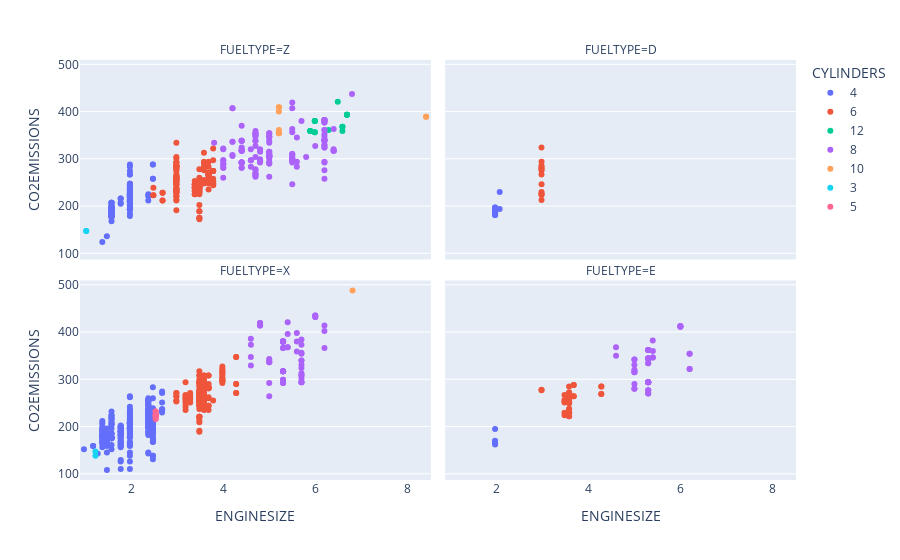

Notebook source saved alongside this figure:
### Code cell
fig = px.strip(
    df,
    x='ENGINESIZE',
    y="CO2EMISSIONS",
    color="CYLINDERS",
    facet_col="FUELTYPE",
    facet_col_wrap=2,
    facet_row_spacing=0.05,
)
fig.show()

### Figure 1 — Plotly figure (JSON) as saved in the notebook; plotly's stock layout.template omitted (floating-point values rounded to 4 significant figures; data arrays with more than 128 entries replaced by an {"elided": "..."} marker saying what was removed)
{"data": [{"alignmentgroup": "True", "boxpoints": "all", "fillcolor": "rgba(255,255,255,0)", "hoveron": "points", "hovertemplate": "CYLINDERS=4<br>FUELTYPE=Z<br>ENGINESIZE=%{x}<br>CO2EMISSIONS=%{y}<extra></extra>", "legendgroup": "4", "line": {"color": "rgba(255,255,255,0)"}, "marker": {"color": "#636efa"}, "name": "4", "offsetgroup": "4", "orientation": "v", "pointpos": 0, "showlegend": true, "type": "box", "x": [2, 2.4, 1.5, 2.4, 2.4, 2, 2, 2, 2, 2, 2, 2, 2, 2, 2, 2, 2, 2, 2, 2, 2, 2, 2, 2, 2, 2, 2, 2, 2, 2, 2, 2, 2, 2, 2, 2, 2, 2, 2, 2, 2, 2, 2, 2, 2, 2, 2, 2, 2, 2, 2, 2, 2, 2, 2, 1.8, 1.8, 2, 2, 1.8, 1.8, 1.6, 1.6, 1.6, 1.6, 1.6, 1.6, 1.6, 1.6, 1.6, 1.6, 1.6, 1.6, 1.6, 1.6, 1.6, 1.6, 1.6, 1.6, 1.6, 1.6, 1.6, 1.6, 1.6, 1.6, 1.6, 1.6, 1.6, 1.6, 1.6, 1.6, 1.6, 1.6, 1.6, 1.6, 1.6, 1.6, 2, 2, 2, 1.6, 1.6, 1.6, 2, 2, 2, 2, 2, 2.5, 2.5, 2.5, 2.5, 2, 2, 2, 2, 2, 2, 2, 2, 2, 1.4, 2, 2, 2], "x0": " ", "xaxis": "x3", "y": [196, 221, 136, 212, 225, 202, 230, 214, 230, 230, 214, 235, 242, 239, 212, 209, 209, 237, 237, 193, 200, 202, 193, 200, 209, 209, 209, 193, 200, 209, 202, 209, 209, 230, 209, 200, 228, 225, 246, 228, 225, 221, 235, 232, 232, 248, 228, 242, 274, 225, 225, 235, 221, 228, 184, 216, 216, 179, 212, 205, 207, 179, 179, 179, 179, 200, 179, 175, 168, 200, 179, 179, 179, 191, 184, 191, 184, 207, 196, 191, 184, 207, 196, 191, 184, 191, 184, 191, 184, 207, 196, 191, 184, 207, 196, 191, 184, 288, 283, 267, 186, 198, 200, 193, 218, 196, 221, 218, 258, 288, 258, 288, 209, 216, 214, 216, 223, 225, 221, 207, 212, 124, 246, 267, 246], "y0": " ", "yaxis": "y3"}, {"alignmentgroup": "True", "boxpoints": "all", "fillcolor": "rgba(255,255,255,0)", "hoveron": "points", "hovertemplate": "CYLINDERS=4<br>FUELTYPE=D<br>ENGINESIZE=%{x}<br>CO2EMISSIONS=%{y}<extra></extra>", "legendgroup": "4", "line": {"color": "rgba(255,255,255,0)"}, "marker": {"color": "#636efa"}, "name": "4", "offsetgroup": "4", "orientation": "v", "pointpos": 0, "showlegend": false, "type": "box", "x": [2, 2, 2, 2.1, 2.1, 2, 2, 2, 2, 2, 2, 2, 2], "x0": " ", "xaxis": "x4", "y": [181, 181, 192, 194, 230, 197, 197, 194, 186, 186, 186, 192, 184], "y0": " ", "yaxis": "y4"}, {"alignmentgroup": "True", "boxpoints": "all", "fillcolor": "rgba(255,255,255,0)", "hoveron": "points", "hovertemplate": "CYLINDERS=4<br>FUELTYPE=X<br>ENGINESIZE=%{x}<br>CO2EMISSIONS=%{y}<extra></extra>", "legendgroup": "4", "line": {"color": "rgba(255,255,255,0)"}, "marker": {"color": "#636efa"}, "name": "4", "offsetgroup": "4", "orientation": "v", "pointpos": 0, "showlegend": false, "type": "box", "x": {"elided": "277 float values"}, "x0": " ", "xaxis": "x", "y": {"elided": "277 int values"}, "y0": " ", "yaxis": "y"}, {"alignmentgroup": "True", "boxpoints": "all", "fillcolor": "rgba(255,255,255,0)", "hoveron": "points", "hovertemplate": "CYLINDERS=4<br>FUELTYPE=E<br>ENGINESIZE=%{x}<br>CO2EMISSIONS=%{y}<extra></extra>", "legendgroup": "4", "line": {"color": "rgba(255,255,255,0)"}, "marker": {"color": "#636efa"}, "name": "4", "offsetgroup": "4", "orientation": "v", "pointpos": 0, "showlegend": false, "type": "box", "x": [2, 2, 2, 2, 2], "x0": " ", "xaxis": "x2", "y": [195, 165, 165, 170, 162], "y0": " ", "yaxis": "y2"}, {"alignmentgroup": "True", "boxpoints": "all", "fillcolor": "rgba(255,255,255,0)", "hoveron": "points", "hovertemplate": "CYLINDERS=6<br>FUELTYPE=Z<br>ENGINESIZE=%{x}<br>CO2EMISSIONS=%{y}<extra></extra>", "legendgroup": "6", "line": {"color": "rgba(255,255,255,0)"}, "marker": {"color": "#EF553B"}, "name": "6", "offsetgroup": "6", "orientation": "v", "pointpos": 0, "showlegend": true, "type": "box", "x": {"elided": "145 float values"}, "x0": " ", "xaxis": "x3", "y": {"elided": "145 int values"}, "y0": " ", "yaxis": "y3"}, {"alignmentgroup": "True", "boxpoints": "all", "fillcolor": "rgba(255,255,255,0)", "hoveron": "points", "hovertemplate": "CYLINDERS=6<br>FUELTYPE=D<br>ENGINESIZE=%{x}<br>CO2EMISSIONS=%{y}<extra></extra>", "legendgroup": "6", "line": {"color": "rgba(255,255,255,0)"}, "marker": {"color": "#EF553B"}, "name": "6", "offsetgroup": "6", "orientation": "v", "pointpos": 0, "showlegend": false, "type": "box", "x": [3, 3, 3, 3, 3, 3, 3, 3, 3, 3, 3, 3, 3, 3], "x0": " ", "xaxis": "x4", "y": [224, 224, 227, 230, 246, 294, 213, 267, 324, 278, 281, 286, 275, 281], "y0": " ", "yaxis": "y4"}, {"alignmentgroup": "True", "boxpoints": "all", "fillcolor": "rgba(255,255,255,0)", "hoveron": "points", "hovertemplate": "CYLINDERS=6<br>FUELTYPE=X<br>ENGINESIZE=%{x}<br>CO2EMISSIONS=%{y}<extra></extra>", "legendgroup": "6", "line": {"color": "rgba(255,255,255,0)"}, "marker": {"color": "#EF553B"}, "name": "6", "offsetgroup": "6", "orientation": "v", "pointpos": 0, "showlegend": false, "type": "box", "x": {"elided": "158 float values"}, "x0": " ", "xaxis": "x", "y": {"elided": "158 int values"}, "y0": " ", "yaxis": "y"}, {"alignmentgroup": "True", "boxpoints": "all", "fillcolor": "rgba(255,255,255,0)", "hoveron": "points", "hovertemplate": "CYLINDERS=6<br>FUELTYPE=E<br>ENGINESIZE=%{x}<br>CO2EMISSIONS=%{y}<extra></extra>", "legendgroup": "6", "line": {"color": "rgba(255,255,255,0)"}, "marker": {"color": "#EF553B"}, "name": "6", "offsetgroup": "6", "orientation": "v", "pointpos": 0, "showlegend": false, "type": "box", "x": [3.6, 3.6, 3.6, 3.6, 3.6, 4.3, 4.3, 3.6, 3.6, 3.6, 3.6, 3.6, 3.6, 3.6, 3.6, 3.6, 3.6, 3.6, 3.6, 3.5, 3.5, 3.7, 3.7, 3.7, 3.7, 3.5, 3.5, 4.3, 4.3, 3.6, 3.6, 3.6, 3, 3, 3.5, 3.5, 3.6, 3.6, 3.6], "x0": " ", "xaxis": "x2", "y": [250, 264, 259, 272, 229, 269, 285, 230, 230, 237, 222, 269, 230, 237, 251, 222, 250, 264, 259, 254, 267, 264, 264, 288, 288, 229, 251, 269, 285, 259, 272, 250, 278, 277, 224, 256, 285, 269, 254], "y0": " ", "yaxis": "y2"}, {"alignmentgroup": "True", "boxpoints": "all", "fillcolor": "rgba(255,255,255,0)", "hoveron": "points", "hovertemplate": "CYLINDERS=12<br>FUELTYPE=Z<br>ENGINESIZE=%{x}<br>CO2EMISSIONS=%{y}<extra></extra>", "legendgroup": "12", "line": {"color": "rgba(255,255,255,0)"}, "marker": {"color": "#00cc96"}, "name": "12", "offsetgroup": "12", "orientation": "v", "pointpos": 0, "showlegend": true, "type": "box", "x": [5.9, 5.9, 5.9, 6.3, 6, 6, 6, 6, 6, 6.5, 6.6, 6.6, 6.7, 6.7, 6.7, 6.7, 6.6], "x0": " ", "xaxis": "x3", "y": [359, 359, 359, 361, 356, 380, 380, 380, 356, 421, 368, 368, 393, 393, 393, 393, 359], "y0": " ", "yaxis": "y3"}, {"alignmentgroup": "True", "boxpoints": "all", "fillcolor": "rgba(255,255,255,0)", "hoveron": "points", "hovertemplate": "CYLINDERS=8<br>FUELTYPE=Z<br>ENGINESIZE=%{x}<br>CO2EMISSIONS=%{y}<extra></extra>", "legendgroup": "8", "line": {"color": "rgba(255,255,255,0)"}, "marker": {"color": "#ab63fa"}, "name": "8", "offsetgroup": "8", "orientation": "v", "pointpos": 0, "showlegend": true, "type": "box", "x": {"elided": "137 float values"}, "x0": " ", "xaxis": "x3", "y": {"elided": "137 int values"}, "y0": " ", "yaxis": "y3"}, {"alignmentgroup": "True", "boxpoints": "all", "fillcolor": "rgba(255,255,255,0)", "hoveron": "points", "hovertemplate": "CYLINDERS=8<br>FUELTYPE=X<br>ENGINESIZE=%{x}<br>CO2EMISSIONS=%{y}<extra></extra>", "legendgroup": "8", "line": {"color": "rgba(255,255,255,0)"}, "marker": {"color": "#ab63fa"}, "name": "8", "offsetgroup": "8", "orientation": "v", "pointpos": 0, "showlegend": false, "type": "box", "x": [5.3, 5.3, 5.3, 5.3, 5.3, 5.3, 4.8, 6, 4.8, 6, 5.3, 5.3, 5.3, 5.3, 5.3, 5.3, 5.7, 5.7, 5.7, 5.7, 5.7, 5.7, 5.7, 4.6, 5.4, 4.6, 5.4, 5.4, 6.2, 6.2, 5, 5, 5, 5, 6.2, 5, 5, 5.3, 5.3, 5.3, 5.3, 5.3, 5.3, 4.8, 6, 4.8, 6, 5.3, 5.3, 5.3, 5.3, 5.3, 5.3, 5.7, 5.4, 5.6, 5.6, 5.6, 5.7, 5.7, 5.7, 5.7, 5.7, 4.6, 5.7, 4.6, 5.7], "x0": " ", "xaxis": "x", "y": [366, 380, 380, 380, 380, 380, 414, 432, 419, 435, 292, 299, 317, 317, 317, 317, 294, 308, 301, 294, 294, 308, 331, 373, 396, 386, 421, 368, 366, 402, 336, 336, 343, 340, 414, 264, 292, 366, 380, 380, 380, 380, 380, 414, 432, 419, 435, 292, 299, 317, 317, 317, 317, 340, 368, 380, 359, 398, 340, 313, 354, 324, 384, 329, 356, 347, 373], "y0": " ", "yaxis": "y"}, {"alignmentgroup": "True", "boxpoints": "all", "fillcolor": "rgba(255,255,255,0)", "hoveron": "points", "hovertemplate": "CYLINDERS=8<br>FUELTYPE=E<br>ENGINESIZE=%{x}<br>CO2EMISSIONS=%{y}<extra></extra>", "legendgroup": "8", "line": {"color": "rgba(255,255,255,0)"}, "marker": {"color": "#ab63fa"}, "name": "8", "offsetgroup": "8", "orientation": "v", "pointpos": 0, "showlegend": false, "type": "box", "x": [6.2, 6.2, 5.3, 5.3, 5.3, 5.3, 5.3, 5.3, 6, 6, 5.3, 5.3, 5.3, 5.3, 5.3, 5.3, 4.6, 5.4, 4.6, 5.4, 5.4, 5, 5, 5, 5, 5.3, 5.3, 5.3, 5.3, 5.3, 5.3, 6, 6, 5.3, 5.3, 5.3, 5.3, 6.2, 6.2, 5.3, 5.3, 5, 5, 5, 5, 5, 5, 5.4], "x0": " ", "xaxis": "x2", "y": [322, 354, 334, 344, 344, 362, 344, 362, 411, 413, 270, 277, 294, 294, 294, 294, 350, 360, 368, 382, 346, 315, 315, 320, 318, 334, 344, 344, 362, 344, 362, 411, 413, 270, 277, 294, 294, 322, 354, 294, 294, 290, 280, 280, 342, 331, 342, 346], "y0": " ", "yaxis": "y2"}, {"alignmentgroup": "True", "boxpoints": "all", "fillcolor": "rgba(255,255,255,0)", "hoveron": "points", "hovertemplate": "CYLINDERS=10<br>FUELTYPE=Z<br>ENGINESIZE=%{x}<br>CO2EMISSIONS=%{y}<extra></extra>", "legendgroup": "10", "line": {"color": "rgba(255,255,255,0)"}, "marker": {"color": "#FFA15A"}, "name": "10", "offsetgroup": "10", "orientation": "v", "pointpos": 0, "showlegend": true, "type": "box", "x": [5.2, 5.2, 5.2, 5.2, 5.2, 5.2, 8.4, 8.4], "x0": " ", "xaxis": "x3", "y": [354, 409, 354, 409, 361, 400, 389, 389], "y0": " ", "yaxis": "y3"}, {"alignmentgroup": "True", "boxpoints": "all", "fillcolor": "rgba(255,255,255,0)", "hoveron": "points", "hovertemplate": "CYLINDERS=10<br>FUELTYPE=X<br>ENGINESIZE=%{x}<br>CO2EMISSIONS=%{y}<extra></extra>", "legendgroup": "10", "line": {"color": "rgba(255,255,255,0)"}, "marker": {"color": "#FFA15A"}, "name": "10", "offsetgroup": "10", "orientation": "v", "pointpos": 0, "showlegend": false, "type": "box", "x": [6.8], "x0": " ", "xaxis": "x", "y": [488], "y0": " ", "yaxis": "y"}, {"alignmentgroup": "True", "boxpoints": "all", "fillcolor": "rgba(255,255,255,0)", "hoveron": "points", "hovertemplate": "CYLINDERS=3<br>FUELTYPE=Z<br>ENGINESIZE=%{x}<br>CO2EMISSIONS=%{y}<extra></extra>", "legendgroup": "3", "line": {"color": "rgba(255,255,255,0)"}, "marker": {"color": "#19d3f3"}, "name": "3", "offsetgroup": "3", "orientation": "v", "pointpos": 0, "showlegend": true, "type": "box", "x": [1, 1], "x0": " ", "xaxis": "x3", "y": [147, 147], "y0": " ", "yaxis": "y3"}, {"alignmentgroup": "True", "boxpoints": "all", "fillcolor": "rgba(255,255,255,0)", "hoveron": "points", "hovertemplate": "CYLINDERS=3<br>FUELTYPE=X<br>ENGINESIZE=%{x}<br>CO2EMISSIONS=%{y}<extra></extra>", "legendgroup": "3", "line": {"color": "rgba(255,255,255,0)"}, "marker": {"color": "#19d3f3"}, "name": "3", "offsetgroup": "3", "orientation": "v", "pointpos": 0, "showlegend": false, "type": "box", "x": [1.2, 1.2], "x0": " ", "xaxis": "x", "y": [138, 147], "y0": " ", "yaxis": "y"}, {"alignmentgroup": "True", "boxpoints": "all", "fillcolor": "rgba(255,255,255,0)", "hoveron": "points", "hovertemplate": "CYLINDERS=5<br>FUELTYPE=X<br>ENGINESIZE=%{x}<br>CO2EMISSIONS=%{y}<extra></extra>", "legendgroup": "5", "line": {"color": "rgba(255,255,255,0)"}, "marker": {"color": "#FF6692"}, "name": "5", "offsetgroup": "5", "orientation": "v", "pointpos": 0, "showlegend": true, "type": "box", "x": [2.5, 2.5, 2.5, 2.5, 2.5, 2.5, 2.5, 2.5, 2.5], "x0": " ", "xaxis": "x", "y": [225, 221, 232, 218, 216, 223, 225, 223, 232], "y0": " ", "yaxis": "y"}], "layout": {"annotations": [{"font": {}, "showarrow": false, "text": "FUELTYPE=X", "x": 0.245, "xanchor": "center", "xref": "paper", "y": 0.475, "yanchor": "bottom", "yref": "paper"}, {"font": {}, "showarrow": false, "text": "FUELTYPE=E", "x": 0.755, "xanchor": "center", "xref": "paper", "y": 0.475, "yanchor": "bottom", "yref": "paper"}, {"font": {}, "showarrow": false, "text": "FUELTYPE=Z", "x": 0.245, "xanchor": "center", "xref": "paper", "y": 1, "yanchor": "bottom", "yref": "paper"}, {"font": {}, "showarrow": false, "text": "FUELTYPE=D", "x": 0.755, "xanchor": "center", "xref": "paper", "y": 1, "yanchor": "bottom", "yref": "paper"}], "boxmode": "group", "legend": {"title": {"text": "CYLINDERS"}, "tracegroupgap": 0}, "margin": {"t": 60}, "xaxis": {"anchor": "y", "domain": [0, 0.49], "title": {"text": "ENGINESIZE"}}, "xaxis2": {"anchor": "y2", "domain": [0.51, 1], "matches": "x", "title": {"text": "ENGINESIZE"}}, "xaxis3": {"anchor": "y3", "domain": [0, 0.49], "matches": "x", "showticklabels": false}, "xaxis4": {"anchor": "y4", "domain": [0.51, 1], "matches": "x", "showticklabels": false}, "yaxis": {"anchor": "x", "domain": [0, 0.475], "title": {"text": "CO2EMISSIONS"}}, "yaxis2": {"anchor": "x2", "domain": [0, 0.475], "matches": "y", "showticklabels": false}, "yaxis3": {"anchor": "x3", "domain": [0.525, 1], "matches": "y", "title": {"text": "CO2EMISSIONS"}}, "yaxis4": {"anchor": "x4", "domain": [0.525, 1], "matches": "y", "showticklabels": false}}}
